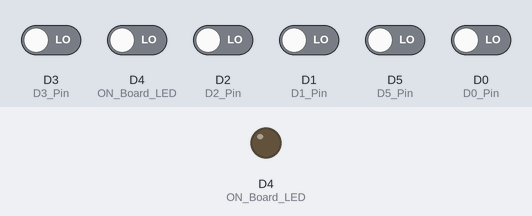
A sketch run on a simulated ESP8266 (NodeMCU). On the bench: output pins drawn as LEDs (lit = HIGH). The inputs (shaded band) are chosen by the test bench; at power-on: D0 (D0_Pin), D1 (D1_Pin), D2 (D2_Pin), D3 (D3_Pin), D4 (ON_Board_LED), D5 (D5_Pin) LOW. WiFi joins after 1.5 s; servers stay silent unless stated; what the sketch prints to the serial monitor is not drawn.

Above: at 0.1 s.
At 2.8 s:
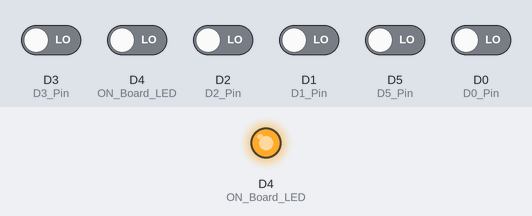
2.9 s: D4 (ON_Board_LED) driven HIGH
Timing chart, 0 to 5.9 s (numbered marks = the images above; inputs shaded):
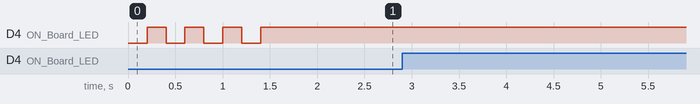

Measured:
- after the input at 2.9 s, every drawn part: stays the same

The sketch:

data_to_sheet.ino
```cpp
#include <ESP8266WiFi.h>
#include <WiFiClientSecure.h>

#define ON_Board_LED 2

const char* ssid = "wifi_name";   // Your wifi name
const char* password = "wifi_password"; // Your wifi password

// Flask API endpoint details
const char* apiHost = "<your_host>.pythonanywhere.com"; // Replace with your Flask API host, pythonanywhere is an option
const int apiPort = 443; // HTTPS port

WiFiClientSecure client; // Create a WiFiClientSecure object

// SENSORS (default = 1)
//// Node A
const int D0_Pin = D0;
const int D1_Pin = D1;
const int D2_Pin = D2;
//// Node B
const int D3_Pin = D3;
const int D4_Pin = D4;
const int D5_Pin = D5;

int node1, node2;
int valueD0,valueD1,valueD2,valueD3,valueD4,valueD5;

void setup() {
  Serial.begin(115200);

  WiFi.begin(ssid, password); // Connect to your WiFi router
  Serial.println("");

  pinMode(ON_Board_LED,OUTPUT);     // On board LED port as output
  digitalWrite(ON_Board_LED, HIGH); // Turn off Led on board

  // Wait for connection
  Serial.print("Connecting");
  while (WiFi.status() != WL_CONNECTED) {
    Serial.print(".");
    // Make LED flashing when connecting to the wifi router
    digitalWrite(ON_Board_LED, LOW);
    delay(200);
    digitalWrite(ON_Board_LED, HIGH);
    delay(200);
  }
  // Turn off the LED when it is connected to the wifi router
  digitalWrite(ON_Board_LED, HIGH);
  Serial.println("");
  Serial.print("Successfully connected to: ");
  Serial.println(ssid);
  Serial.print("IP address: ");
  Serial.println(WiFi.localIP());
  Serial.println();

  client.setInsecure(); // For simplicity, not using secure certificates

  // SENSOR setup
  pinMode(D0_Pin, INPUT);
  pinMode(D1_Pin, INPUT);
  pinMode(D2_Pin, INPUT);
  pinMode(D3_Pin, INPUT);
  pinMode(D4_Pin, INPUT);
  pinMode(D5_Pin, INPUT);
}

void loop() {

  valueD0 = digitalRead(D0_Pin);
  valueD1 = digitalRead(D1_Pin);
  valueD2 = digitalRead(D2_Pin);
  valueD3 = digitalRead(D3_Pin);
  valueD4 = digitalRead(D4_Pin);
  valueD5 = digitalRead(D5_Pin);
  delay(50);
  node1 = !valueD0 + !valueD1 * 2 + !valueD2 * 4;
  node2 = !valueD3 + !valueD4 * 2 + !valueD5 * 4;

  if(node1 == 5){
    sendData(41,0);
  }
  else if(node2 == 5){
    sendData(40,0);
  }
  else if (node1 == 2){
    sendData2(41,0);
  }
  else if(node2 == 2){
    sendData2(40,0);
  }


}

// Modified sendData function to send data to Flask API
void sendData(int node_1, int node_2) {
  if (!client.connect(apiHost, apiPort)) {
    Serial.println("Connection to API failed");
    return;
  }

  String postData = "{\"node_1\":" + String(node_1) + ", \"node_2\":" + String(node_2) + "}";
  String request = String("POST ") + "/post_data" + " HTTP/1.1\r\n" +
                   "Host: " + apiHost + "\r\n" +
                   "Content-Type: application/json\r\n" +
                   "Content-Length: " + postData.length() + "\r\n" +
                   "Connection: close\r\n\r\n" + postData;

  client.print(request);
  Serial.println("Data sent to Flask API");
  // delay(500); // Wait for the server response (optional)

  // Read the server's response (optional, for debugging)
  // while(client.available()){
  //   String line = client.readStringUntil('\r');
  //   Serial.print(line);
  // }
  Serial.println("Sent to 1");
}

void sendData2(int node_3, int node_4) {
  if (!client.connect(apiHost, apiPort)) {
    Serial.println("Connection to API failed");
    return;
  }

  String postData = "{\"node_3\":" + String(node_3) + ", \"node_4\":" + String(node_4) + "}";
  String request = String("POST ") + "/post_data2" + " HTTP/1.1\r\n" +
                   "Host: " + apiHost + "\r\n" +
                   "Content-Type: application/json\r\n" +
                   "Content-Length: " + postData.length() + "\r\n" +
                   "Connection: close\r\n\r\n" + postData;

  client.print(request);
  Serial.println("Data sent to Flask API");
  // delay(500); // Wait for the server response (optional)

  // Read the server's response (optional, for debugging)
  // while(client.available()){
  //   String line = client.readStringUntil('\r');
  //   Serial.print(line);
  // }
  Serial.println("Sent to 2");
}
```
